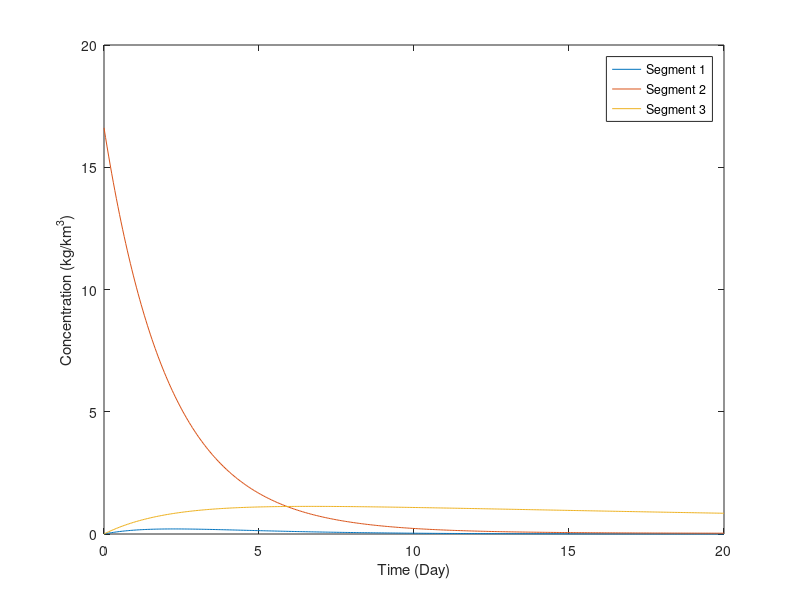

Reproduce this figure in MATLAB.
clc; clear;

A_surface = [280, 280, 280]; % km^2
depth = [4.3, 4.3, 4.3]; % m

segmentVolume = zeros(1, 3); % km^3
for i = 1:length(segmentVolume)
    segmentVolume(i) = A_surface(i) * depth(i)/1000;
end

W = 20; % kg into segment 2 (since one load is applied no need for an array)
W_s = 0.02; % km/yr
Q_12 = 170; % km^3/yr
Q_23 = 10; % km^3/yr
Q_2_out = 180; % km^3/yr
E_prime_12 = 6.5; % km^3/yr
E_prime_23 = 6.5; % km^3/yr

length_12 = 16.7; % km
length_23 = 16.7; % km
A_cross_12 = length_12 * ((depth(1) + depth(2))/2000); % km^2
A_cross_23 = length_23 * ((depth(2) + depth(3))/2000); % km^2

timeStep = 0.05; % day
inspectedTime = 20; % day

c_1 = zeros(1, inspectedTime/timeStep); % concentration of segment 1 over time (kg/km^3)
c_2 = zeros(1, inspectedTime/timeStep); % concentration of segment 2 over time (kg/km^3)
c_3 = zeros(1, inspectedTime/timeStep); % concentration of segment 3 over time (kg/km^3)

c_2(1) = W/(segmentVolume(2)); % kg/km^3

% apply explicit FTBS method
alpha = 1;
beta = 0;

for i = 2:(inspectedTime/timeStep) + 1
    % eq 12.13 chapra (modified)
    c_1(i) = ((1 - ((timeStep/(segmentVolume(1) * 365)) * ((Q_12 * alpha) + E_prime_12 + (W_s * A_surface(1))))) * c_1(i - 1)) - ((timeStep/(segmentVolume(1) * 365)) * (((Q_12 * beta) - E_prime_12) * c_2(i - 1)));
    c_2(i) = -((timeStep/(segmentVolume(2) * 365)) * (-(Q_12 * alpha) - E_prime_12) * c_1(i - 1)) + ((1 - ((timeStep/(segmentVolume(2) * 365)) * (-(Q_12 * beta) + (Q_23 * alpha) + E_prime_12 + E_prime_23 + (W_s * A_surface(2)) + Q_2_out))) * c_2(i - 1)) - ((timeStep/(segmentVolume(2) * 365)) * (((Q_23 * beta) - E_prime_23) * c_3(i - 1)));
    c_3(i) = -((timeStep/(segmentVolume(3) * 365)) * (-(Q_23 * alpha) - E_prime_23) * c_2(i - 1)) + ((1 - ((timeStep/(segmentVolume(3) * 365)) * (-(Q_23 * beta) + E_prime_23 + (W_s * A_surface(3))))) * c_3(i - 1));
end

% initiating plot with labels
figure;
x = 0:timeStep:inspectedTime;
plot(x, c_1);
hold on;

plot(x, c_2);
plot(x, c_3);
xlabel('Time (Day)');
ylabel('Concentration (kg/km^3)');
legend('Segment 1', 'Segment 2', 'Segment 3');
hold off;


